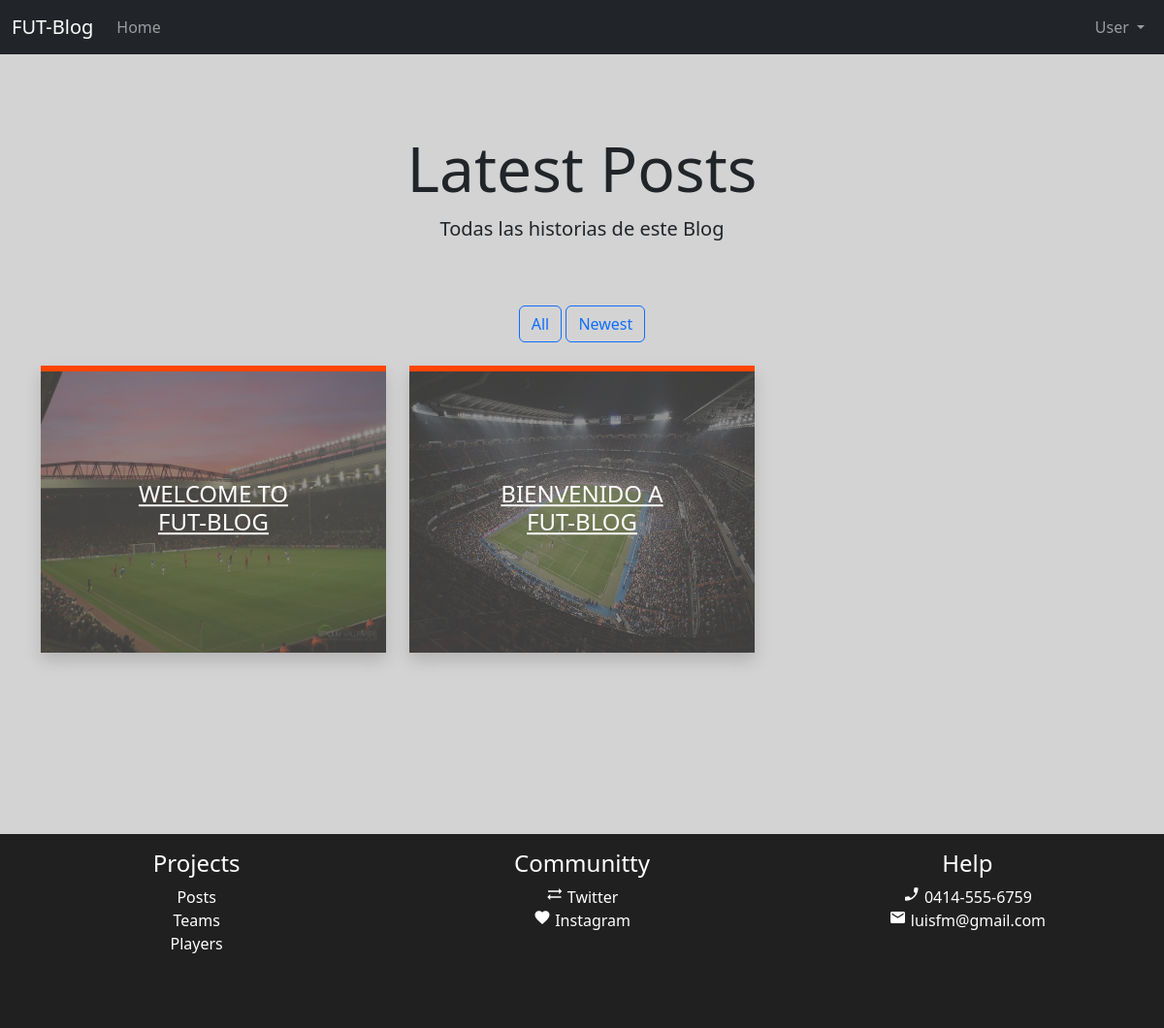
Page /post/portfolio_post on the committed database.
### app.py (models this page shows)
class Post (db.Model):
    id = db.Column(db.Integer, primary_key=True)
    title = db.Column(db.String(150), unique=True)
    content = db.Column(db.Text)
    slug = db.Column(db.String(150), unique=True)
    post_pic = db.Column(db.String(255))
    date_created = db.Column(db.DateTime(timezone=True), default=datetime.utcnow)
    fk_user =  db.Column(db.Integer, db.ForeignKey('user.id'), nullable = False)

### app.py (the view)
@app.route('/post/portfolio_post')
def view_all_post():
    post = Post.query.all()
    return render_template("portfolio_post.html", user=current_user,posts=post)

### templates/portfolio_post.html (shortened to what this page needs)
{% extends "base.html" %}
{% block content %}
    <section class="portfolio" id="portfolio">
        <div class="container p-2r">
            <div class="text-center mt-3">
                <h3 class="display-3 text-capitalize">Latest posts</h3>
                <p class="lead">
                Todas las historias de este Blog
                </p>
            </div>
            <div class="row mt-5 mb-4 g-3 text-center">
                <div class="col-md-12">
                <button class="btn btn-outline-primary" type="button" id="all">All</button>
                <button class="btn btn-outline-primary" type="button" id="website_b">Newest</button>
                </div>
            </div>
            <div class="row">
                {% for post in posts %}
                    <div class="col-lg-4 col-md-6" id="website">
                        <div class="portfolio-box shadow">
                            <img src="{{url_for('static', filename = 'images/'+ post.post_pic)}}" alt="portfolio 1 image" title="portfolio 1 picture" class="img-fluid">
                            <div class="portfolio-info">
                                <div class="caption">
                                    <h4><a href="/post/view/{{ post.id }}" style="color: white;">{{post.title}}</a></h4>
                                </div>
                            </div>
                        </div>
                    </div>
                {% endfor %}
            </div>
        </div>
    </section>
    <br>
    {% include 'footer.html' %}
{% endblock %}

### static/css/main.css (style rules this page uses)
body { background-color: lightgray; }
.portfolio { padding: 4rem 0; }
.portfolio button { text-transform: capitalize ; }
.portfolio-box { position: relative; width: 100%; height: 18.5rem; overflow: hidden; margin-bottom: 1.2rem; border-top: 0.4rem solid orangered; text-align:center; }
.portfolio-box img { width: 100%; height: 100%; }
.portfolio-info { width: 100%; height: 100%; position: absolute; top: 0; left: 0; opacity: 0; background: rgb(0, 0, 0); background: rgba(0, 0, 0, 0.1); }
.caption { text-align: center; color: white; position: absolute; top:50%; left: 50%; transform: translate(-50%, -50%); }
.caption h4 { text-transform: uppercase; display: block; }
.portfolio-box img { max-width: 100%; max-height: 100%; display: block; }
@media (hover:none) { .portfolio-info { background-color:rgba(94, 93, 93, 0.67); opacity: 1; } }

### rows in the picture
Post: post_pic (picture), title "WELCOME TO FUT-BLOG"
Post: post_pic (picture), title "BIENVENIDO A FUT-BLOG"
